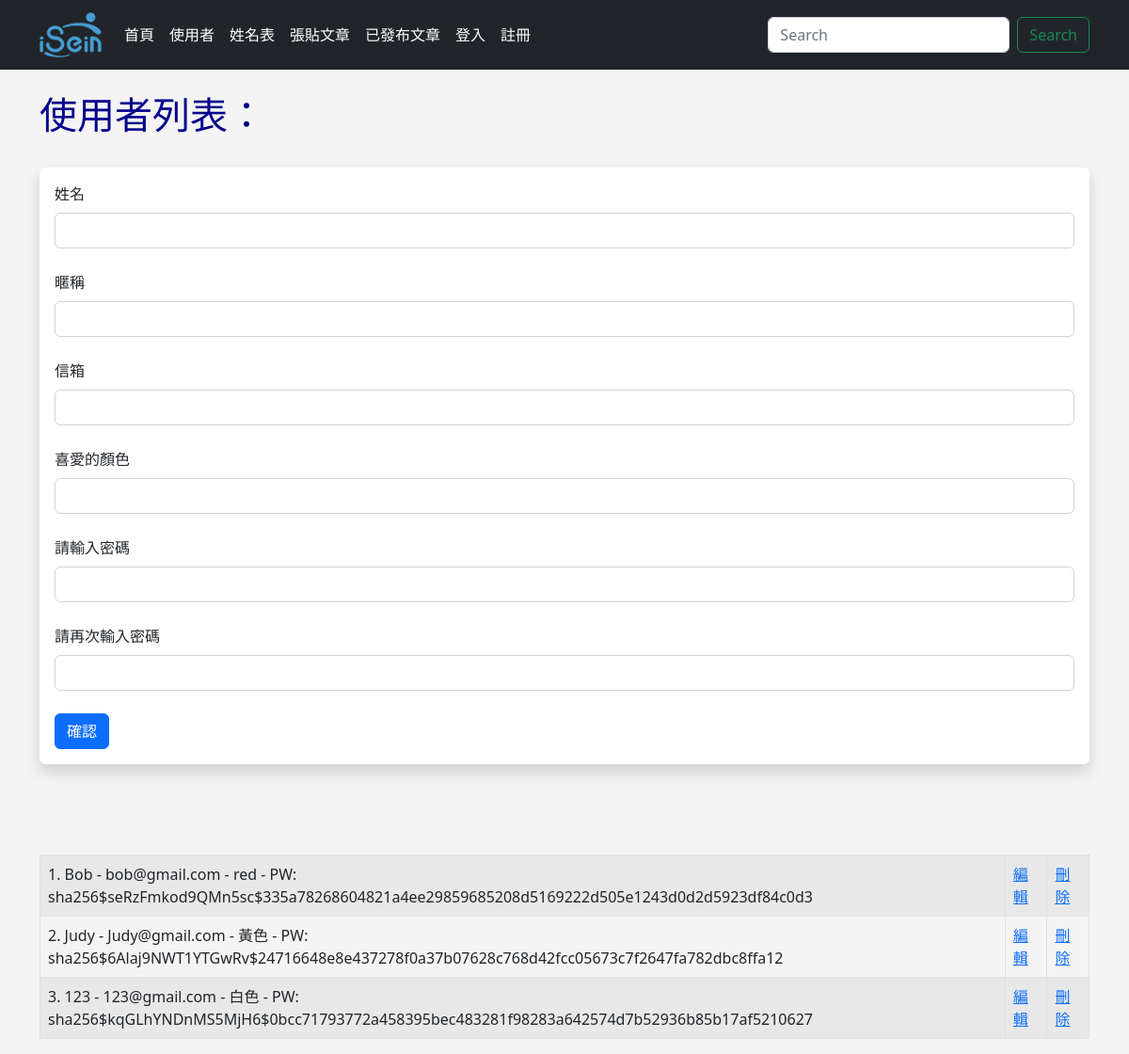
The page /user/add on the database as committed earlier.
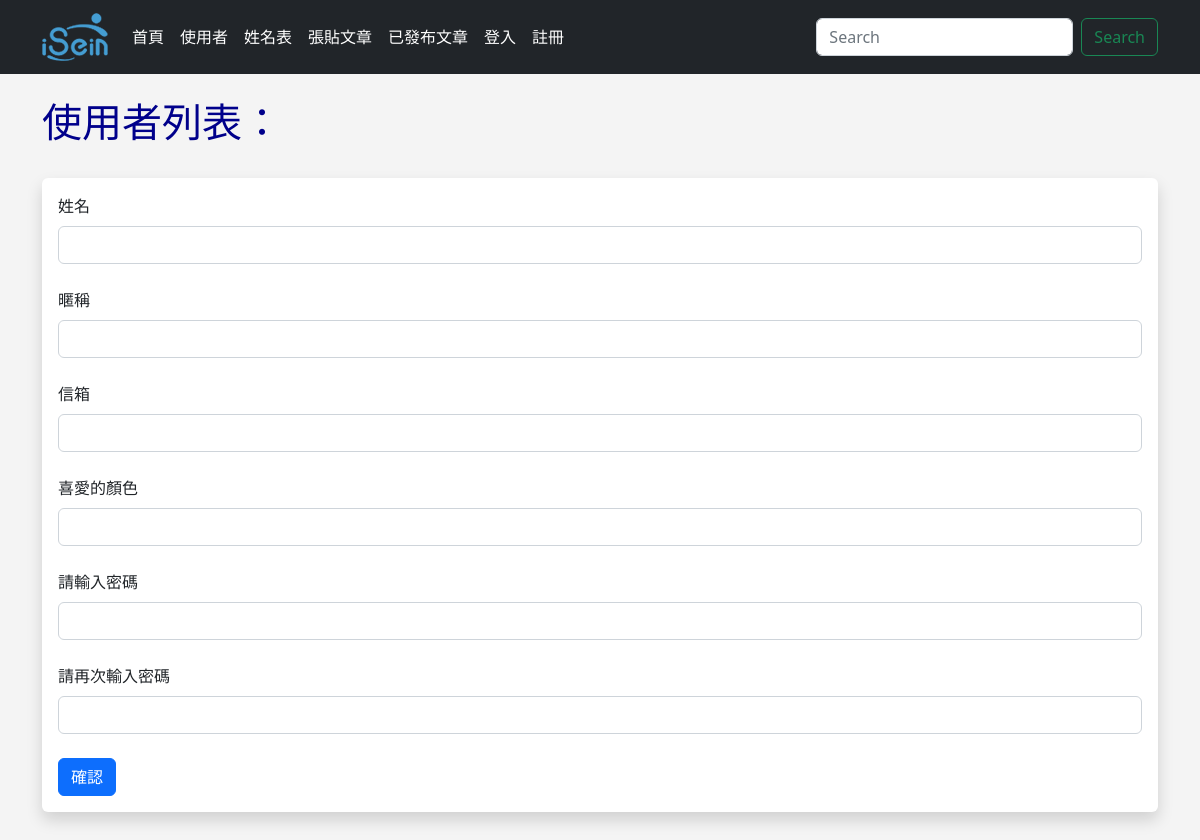
The same page on the database as committed later.
### app.py (models this page shows, shortened)
class Users(db.Model, UserMixin):
    id = db.Column(db.Integer, primary_key=True)
    username = db.Column(db.String(20), nullable=False)
    name = db.Column(db.String(200), nullable=False)
    email = db.Column(db.String(200), nullable=False, unique=True)
    favorite_color = db.Column(db.String(120))
    password_hash = db.Column(db.String(128))
    date_added = db.Column(db.DateTime, default=datetime.utcnow)
    posts = db.relationship('Posts', backref="poster")
    @property
    def password(self):
        raise AttributeError("哈希屬性不可讀取！")

### app.py (the view, shortened to what this page needs)
@app.route('/user/add', methods=['GET', 'POST'])
def add_user():
    email = None
    form = UserForm()
    our_users = Users.query.order_by(Users.date_added)
    return render_template("add_user.html",
        form=form,
        email=email,
        our_users=our_users
        )

### webforms.py
class UserForm(FlaskForm):
    name = StringField("姓名", validators=[DataRequired()])
    username = StringField("暱稱")
    email = StringField("信箱", validators=[DataRequired()])
    favorite_color = StringField("喜愛的顏色")
    password_hash = PasswordField('請輸入密碼',
        validators=[DataRequired(),
        EqualTo('password_hash2', message='密碼必須匹配')])
    password_hash2 = PasswordField('請再次輸入密碼', validators=[DataRequired()])
    submit = SubmitField("確認")

### templates/add_user.html (shortened to what this page needs)
{% extends 'base.html' %}
{% block content %}
    {% if name %}
        <h1>Hello {{ name }}</h1>
        <br/><br/>
    {% else %}
        <h1>使用者列表：</h1>
        <br/>
        <div class="shadow p-3 mb-5 bg-body rounded">
            <form method="POST">
                {{ form.name.label(class="form-label") }}
                {{ form.name(class="form-control") }}
                <br/>
                {{ form.username.label(class="form-label") }}
                {{ form.username(class="form-control") }}
                <br/>
                {{ form.email.label(class="form-label") }}
                {{ form.email(class="form-control") }}
                <br/>
                {{ form.favorite_color.label(class="form-label") }}
                {{ form.favorite_color(class="form-control") }}
                <br/>
                {{ form.password_hash.label(class="form-label") }}
                {{ form.password_hash(class="form-control") }}
                <br/>
                {{ form.password_hash2.label(class="form-label") }}
                {{ form.password_hash2(class="form-control") }}
                <br/>
                {{ form.submit(class="btn btn-primary") }}
            </form>
        </div>
        <br/><br/>
    {% endif %}
    <table class="table table-hover table-bordered table-striped">
        {% for our_user in our_users %}
            <tr>
                <td>{{ our_user.id }}. {{ our_user.name }} - {{ our_user.email }} - {{ our_user.favorite_color }} - PW: {{ our_user.password_hash }}</td>
                <td><a href="{{ url_for('update', id=our_user.id) }}">編輯</a></td>
                <td><a href="{{ url_for('delete', id=our_user.id) }}">刪除</a></td>
            </tr>
        {% endfor %}
    </table>
{% endblock %}

### templates/base.html (shortened to what this page needs)
<!doctype html>
<html lang="en">
  <head>
    <link href="https://cdn.jsdelivr.net/npm/bootstrap@5.2.0/dist/css/bootstrap.min.css" rel="stylesheet">
    <link href="{{ url_for('static', filename='css/style.css') }}" rel="stylesheet">
  </head>
  <body>
    {% include 'navbar.html' %}
    <br/>
    <div class='container'>
      {% block content %}
      {% endblock %}
    </div>
  </body>
</html>

### templates/navbar.html (shortened to what this page needs)
<nav class="navbar navbar-expand-lg navbar-dark bg-dark">
    <div class="container">
      <a class="navbar-brand" href="{{ url_for('index') }}"><img src="static\images\16652396955207.png"></a>
      <div class="collapse navbar-collapse" id="navbarSupportedContent">
        <ul class="navbar-nav me-auto mb-2 mb-lg-0">
          <li class="nav-item">
            <a class="nav-link active" aria-current="page" href="{{ url_for('index') }}">首頁</a>
          </li>
          <li class="nav-item">
            <a class="nav-link active" aria-current="page" href="{{ url_for('user') }}">使用者</a>
          </li>
          <li class="nav-item">
            <a class="nav-link active" aria-current="page" href="{{ url_for('name') }}">姓名表</a>
          </li>
          <li class="nav-item">
            <a class="nav-link active" aria-current="page" href="{{ url_for('add_post') }}">張貼文章</a>
          </li>
          <li class="nav-item">
            <a class="nav-link active" aria-current="page" href="{{ url_for('posts') }}">已發布文章</a>
          </li>
          {% if current_user.is_authenticated %}
            <li class="nav-item">
              <a class="nav-link" href="{{ url_for('dashboard') }}">管理</a>
            </li>
            <li class="nav-item">
              <a class="nav-link" href="{{ url_for('logout') }}">登出</a>
            </li>
          {% else %}
            <li class="nav-item">
              <a class="nav-link active" aria-current="page" href="{{ url_for('login') }}">登入</a>
            </li>
            <li class="nav-item">
              <a class="nav-link active" aria-current="page" href="{{ url_for('add_user') }}">註冊</a>
            </li>
          {% endif %}
        </ul>
        <form class="d-flex" role="search">
          <input class="form-control me-2" type="search" placeholder="Search" aria-label="Search">
          <button class="btn btn-outline-success" type="submit">Search</button>
        </form>
      </div>
    </div>
</nav>

### static/css/style.css (style rules this page uses)
h1 { color: darkblue; font-size:40px; }
body { background: #f4f4f4f0; }

Rows that differ between the two databases and show on the page:
removed Users: id "1", name "Bob", email "bob@gmail.com", favorite_color "red", password_hash "sha256$seRzFmkod9QMn5sc$335a78268604821a4ee29859685208d5169222d505e1243d0d2d5923df84c0d3"
removed Users: id "2", name "Judy", email "Judy@gmail.com", favorite_color "黃色", password_hash "sha256$6Alaj9NWT1YTGwRv$24716648e8e437278f0a37b07628c768d42fcc05673c7f2647fa782dbc8ffa12"
removed Users: id "3", name "123", email "123@gmail.com", favorite_color "白色", password_hash "sha256$kqGLhYNDnMS5MjH6$0bcc71793772a458395bec483281f98283a642574d7b52936b85b17af5210627"
